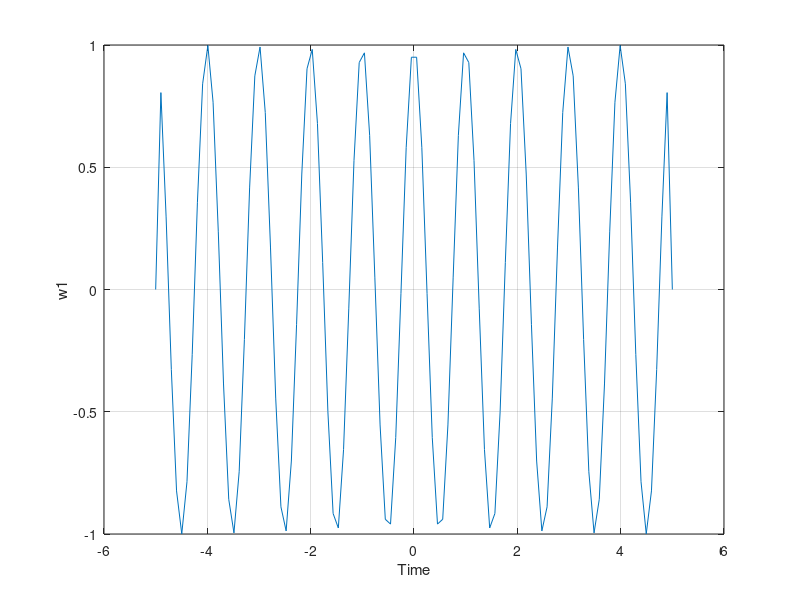
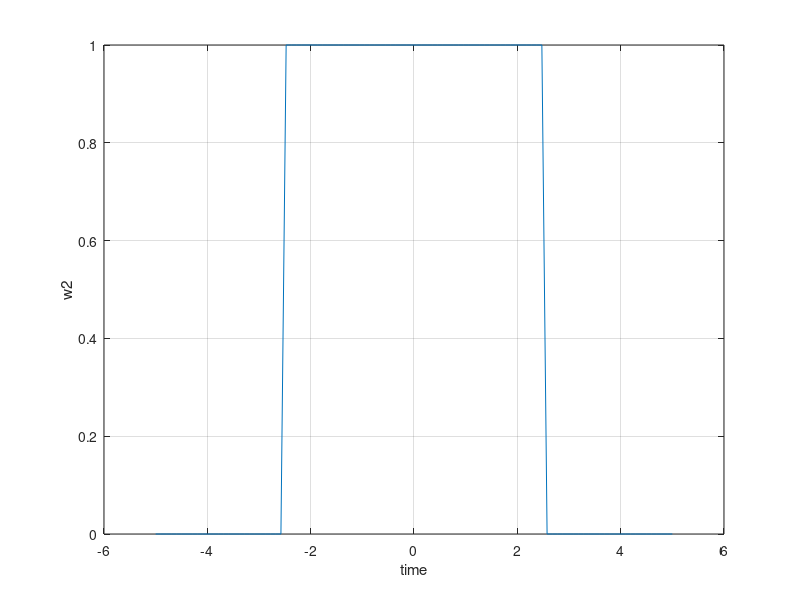
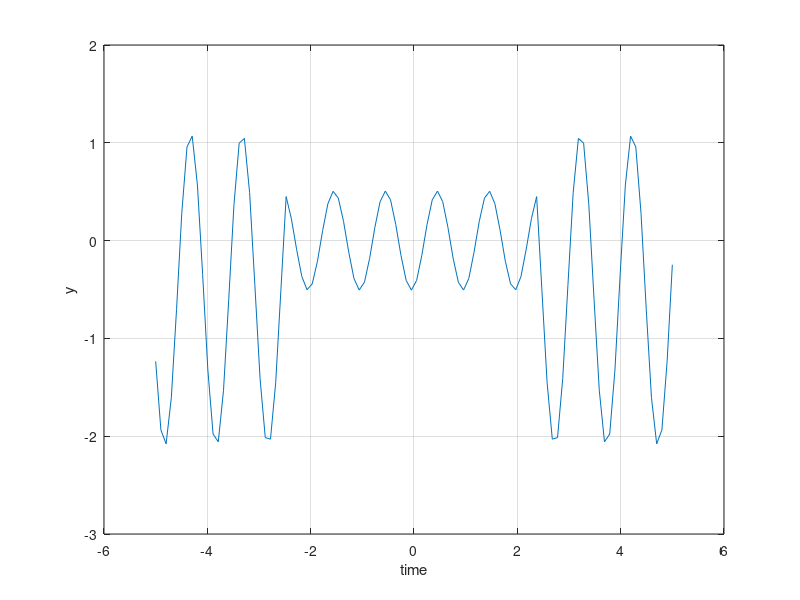

Write MATLAB code to recreate these figures, in order.
T0 = input('Nhap chu ki ');
Ns = 1e2;
Ts = 2*T0/(Ns - 1);
t = -T0:Ts:T0;
w1 = zeros(size(t));
w2 = zeros(size(t));

for k = 1:Ns
    if abs(t(k)) < T0 
        w1(k) = cos(2*pi*t(k));
    end
    if abs(t(k)) < 0.5*T0 
        w2(k) = 1;
    end
end
y = conv(w1,w2,'same'); %tinh tich chap bang ham conv

figure(1)
plot(t,w1);
grid on
xlabel('Time');
ylabel('w1');
figure(2)
plot(t,w2);
grid on
xlabel('time');
ylabel('w2');
figure(3)
plot(t,y);
xlabel('time');
ylabel('y');
grid on;